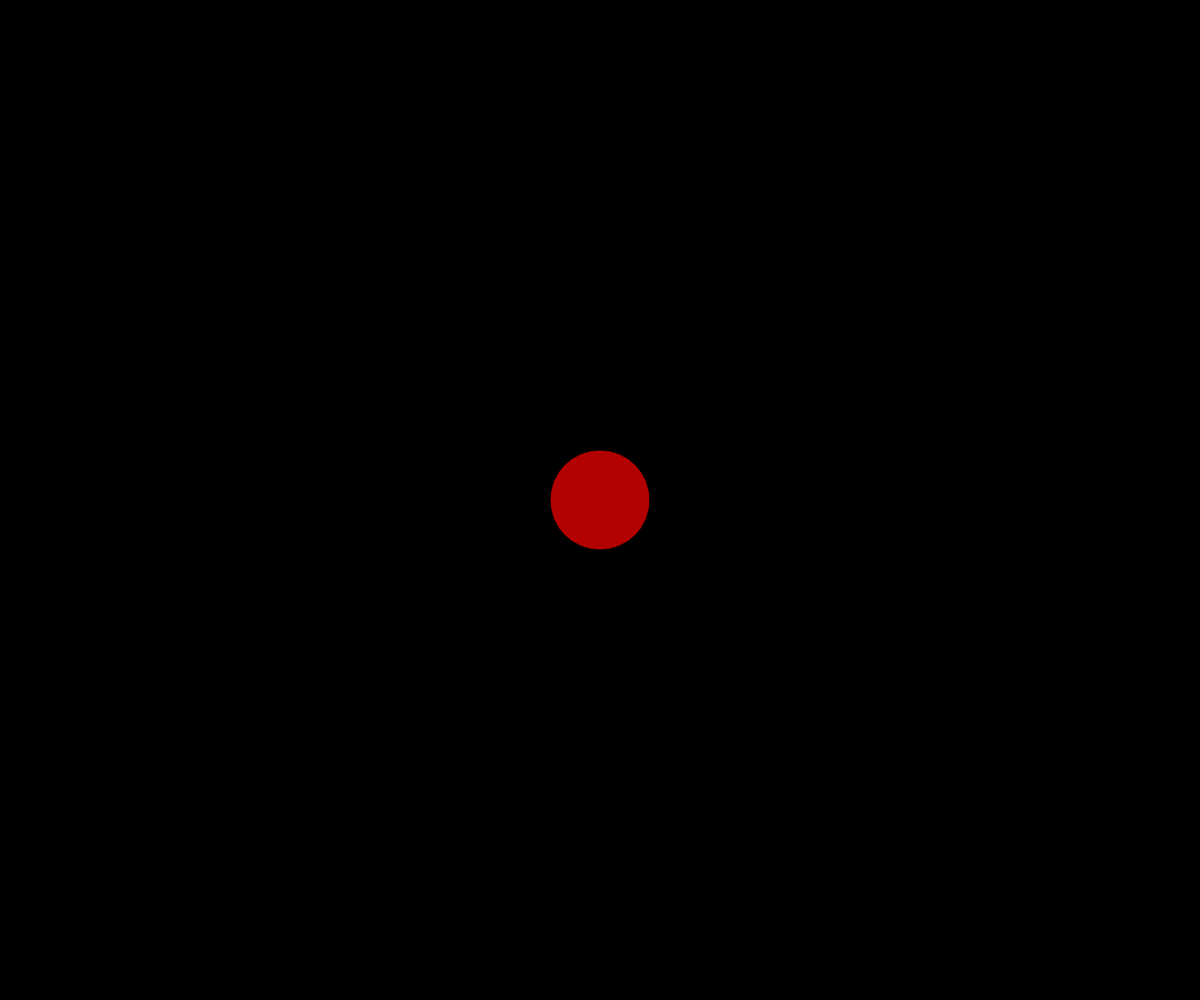
Frame 1 (no input)
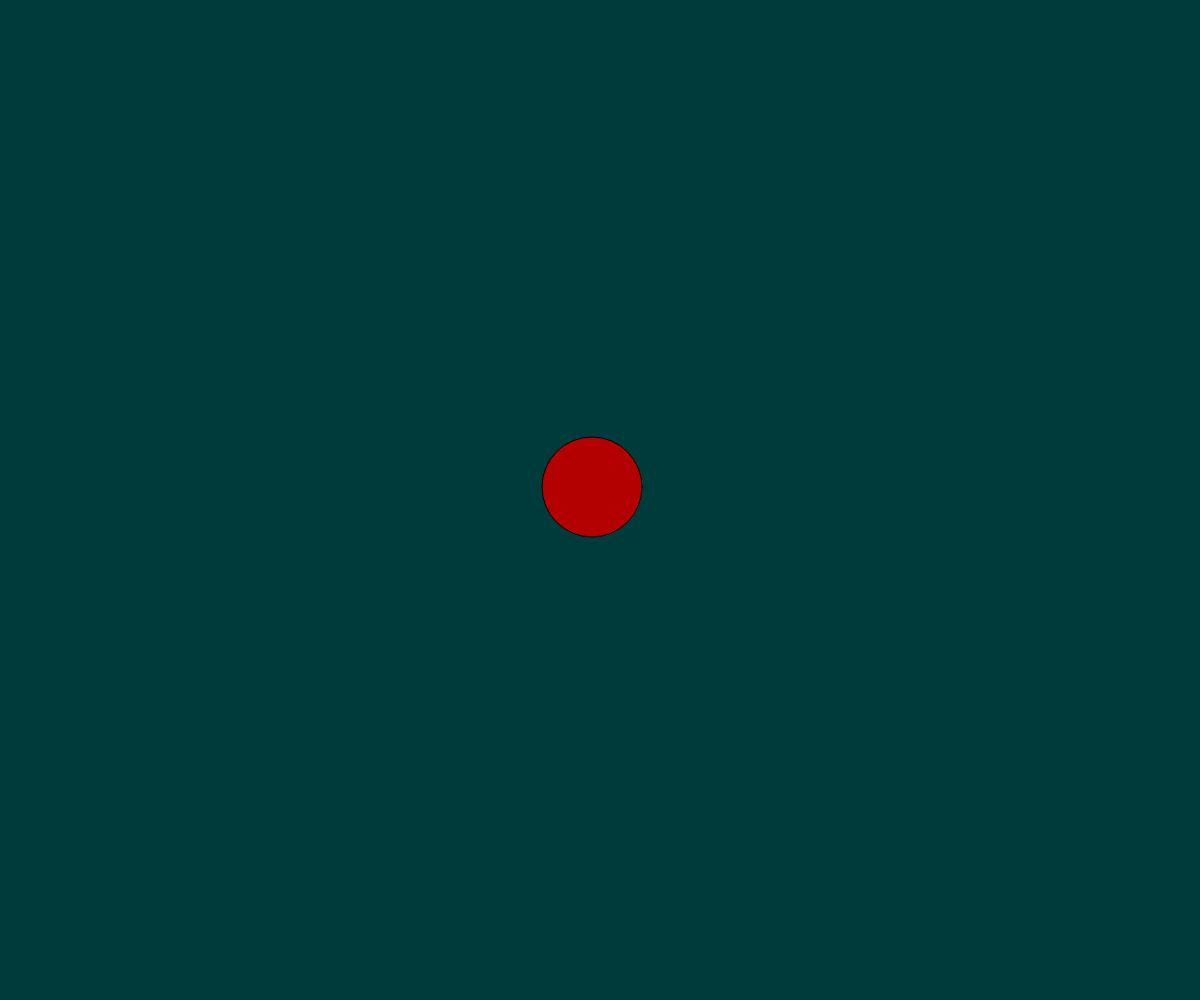
Frame 60 (no input)
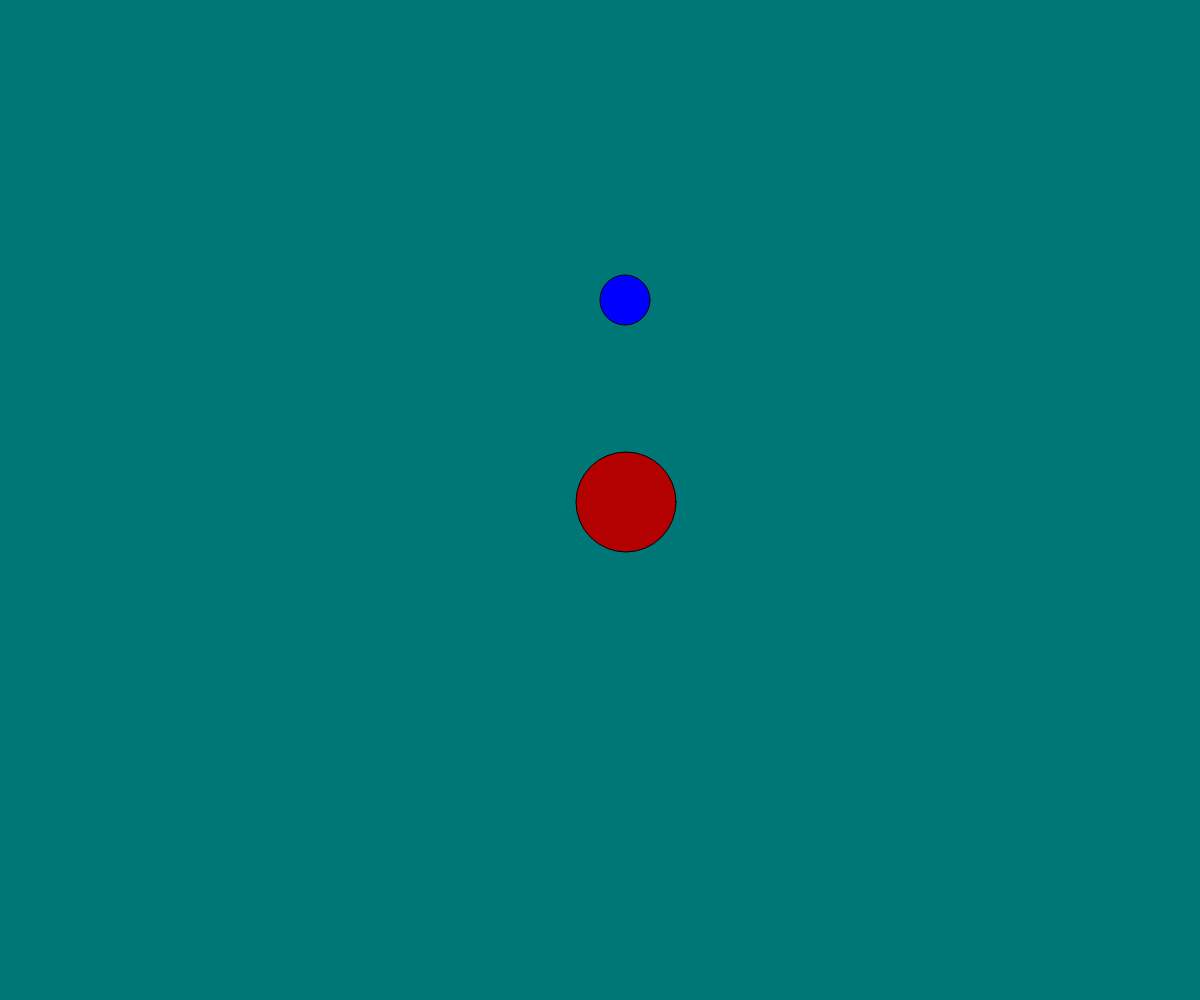
Frame 120 (the mouse pressed at the canvas centre since frame 60)

The p5.js sketch that drew these frames (run headless with seeded random() and noise() and a simulated clock; from frame 60 on, the mouse is pressed at the canvas centre):

// p5.js sketch
// ── sketch.js
//setting up the ball object
let ball = {};
ball.size = 100;
ball.color = "#b30000"
ball.pos_x = 0;
ball.pos_y = 0;
let max_pos_mvt = 8;
let angle = 0;

let green_val = 0;
let blue_val = 0;
let red_val = 0;

function setup() {
    createCanvas(windowWidth, windowHeight);

//making where the ball will begin in the middle of the canvas
      ball.pos_x = width / 2
      ball.pos_y = height / 2

}

function draw() {
  background(0, green_val, blue_val );
//making the background change colors
  blue_val = round(blue_val + .7);
  green_val = round(green_val + .6);

  blue_val = blue_val % 225;
  green_val = green_val % 210;

//creating the ball and insert the variables
push();
  fill(ball.color);
  ellipse(ball.pos_x, ball.pos_y, ball.size);
pop();
//making it where it will move position randomly
    ball.pos_x += floor(random(-max_pos_mvt, max_pos_mvt + 1));
    ball.pos_y += floor(random(-max_pos_mvt, max_pos_mvt + 1));

push();
//making a ball that would mirror the cursor, rather than follow it
let y = map(mouseY, 0, windowHeight, 600, 0);
let x = map(mouseX, 0, windowWidth, 1250, 0);
  fill('blue');
  ellipse(x, y, 50, 50);

pop();



}
